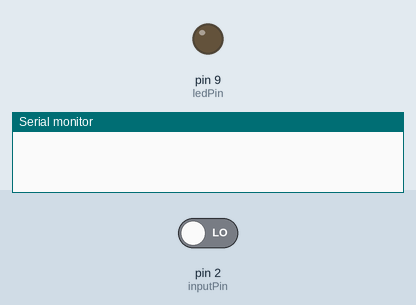
A sketch run on a simulated Arduino Uno, built with avr-gcc and run on an emulated ATmega328P. Parts: output pins drawn as LEDs (lit = HIGH), the last lines printed to the serial monitor. The inputs (shaded band) are chosen by the test bench; at power-on: pin 2 (inputPin) LOW.

Above: at 1.2 s.
1.3 s: pin 2 (inputPin) driven HIGH
At 1.7 s:
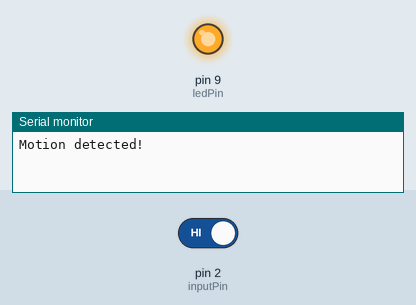
2.8 s: pin 2 (inputPin) driven LOW
At 4.1 s:
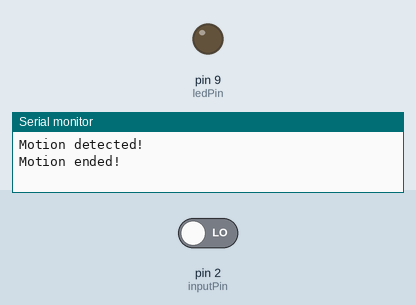
Timing chart, 0 to 5.8 s (numbered marks = the images above; inputs shaded):
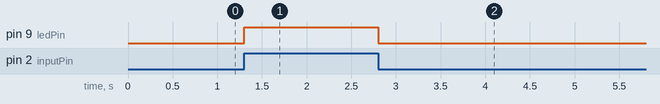

The sketch:

program_code.ino
```cpp
int ledPin = 9;         // assign the LED pin number to a variable
int inputPin = 2;       // assign the PIR sensor input pin number to a variable
int pirState = LOW;     // initialize the PIR state as LOW (no motion detected)
int val = 0;            // initialize the variable used to store the sensor reading

void setup() {
  pinMode(ledPin, OUTPUT);    // set the LED pin as an output
  pinMode(inputPin, INPUT);   // set the PIR sensor pin as an input
  Serial.begin(9600);         // initialize serial communication at 9600 baud
}

void loop() {
  val = digitalRead(inputPin); // read the PIR sensor input and store the value in val
  if (val == HIGH) {           // check if motion is detected
    digitalWrite(ledPin, HIGH);  // turn on the LED
    if (pirState == LOW) {       // check if motion was not detected previously
      Serial.println("Motion detected!"); // print message to serial monitor
      pirState = HIGH;          // set the PIR state to HIGH (motion detected)
    }
  } else {
    digitalWrite(ledPin, LOW);   // turn off the LED
    if (pirState == HIGH) {       // check if motion was detected previously
      Serial.println("Motion ended!");  // print message to serial monitor
      pirState = LOW;           // set the PIR state to LOW (no motion detected)
    }
  }
}
```

Measured:
- after the input at 1.3 s, pin 9 (ledPin): LOW → HIGH at once
- after the input at 2.8 s, pin 9 (ledPin): HIGH → LOW at once
